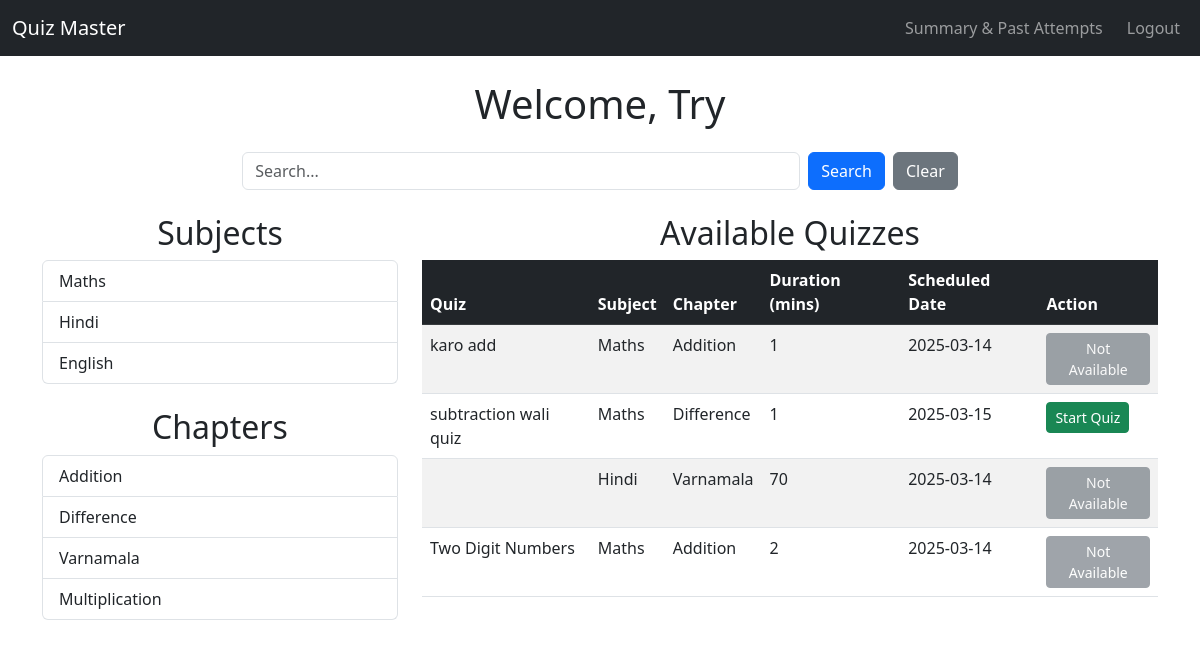
The app's page /user_dashboard (signed in), older data.
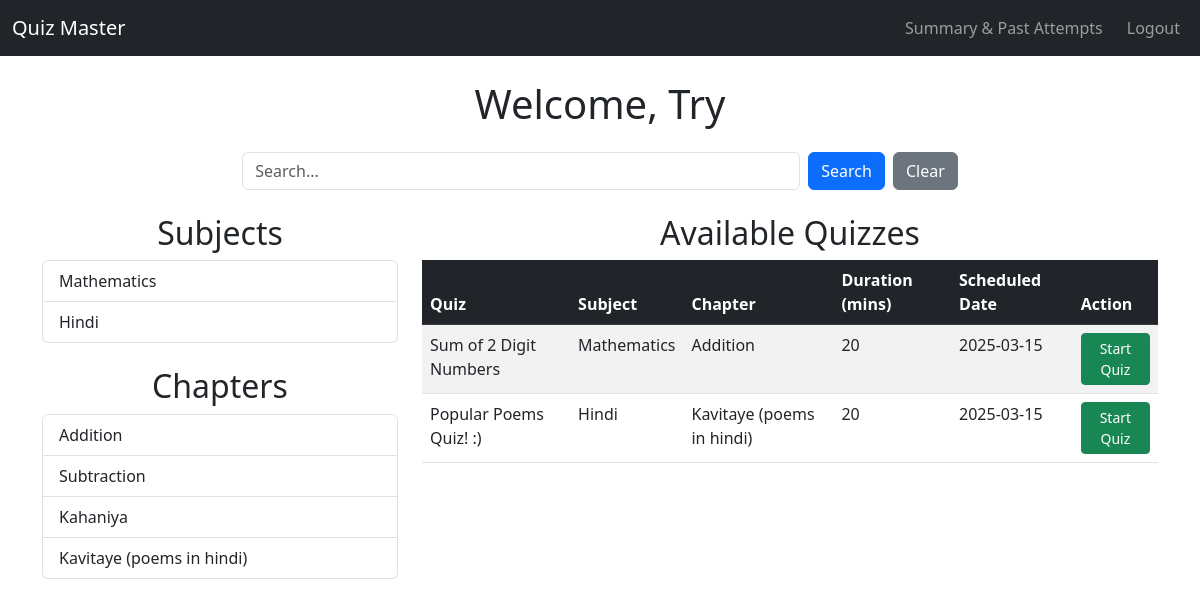
The same page, newer data.
### models/models.py (models this page shows, shortened)
class User(db.Model):
    id = db.Column(db.Integer, primary_key=True)
    username = db.Column(db.String(100), unique=True, nullable=False)
    password = db.Column(db.String(255), nullable=False)
    full_name = db.Column(db.String(200), nullable=False)
    qualification = db.Column(db.String(200))
    dob = db.Column(db.Date, nullable=False)
    scores = db.relationship('QuizScore', backref='user', lazy=True)

class Subject(db.Model):
    id = db.Column(db.Integer, primary_key=True)
    name = db.Column(db.String(100), unique=True, nullable=False)
    description = db.Column(db.Text, nullable=False)
    chapters = db.relationship('Chapter', backref='subject', lazy=True, cascade="all, delete-orphan")

class Chapter(db.Model):
    id = db.Column(db.Integer, primary_key=True)
    name = db.Column(db.String(100),  unique=True, nullable=False)
    subject_id = db.Column(db.Integer, db.ForeignKey('subject.id', ondelete='CASCADE'), nullable=False)
    quizzes = db.relationship('Quiz', backref='chapter', lazy=True, cascade="all, delete-orphan")

class Quiz(db.Model):
    id = db.Column(db.Integer, primary_key=True)
    chapter_id = db.Column(db.Integer, db.ForeignKey('chapter.id', ondelete='CASCADE'), nullable=False)
    date_of_quiz = db.Column(db.Date, nullable=False)
    time_duration = db.Column(db.Integer, nullable=False)  # Store duration in minutes
    remarks = db.Column(db.Text, unique=True, nullable=False)
    questions = db.relationship('Question', backref='quiz', lazy=True, cascade="all, delete-orphan")
    quiz_scores = db.relationship('QuizScore', backref='quiz', cascade="all, delete-orphan")
    user_responses = db.relationship('UserResponse', backref='quiz', cascade="all, delete-orphan")

### app.py (the view)
@app.route('/user_dashboard')
def user_dashboard():
    if 'user_id' not in session:
        return redirect(url_for('login'))  # Redirect if user is not logged in
    user = User.query.get(session['user_id'])  # Fetch the logged-in user
    if not user:
        return redirect(url_for('login'))  # Safety check: user must exist
    current_date = datetime.today().date()
    search_query = request.args.get('search_query', '').strip()
    if search_query:
        subjects = Subject.query.filter(Subject.name.ilike(f"%{search_query}%")).all()
        chapters = Chapter.query.filter(Chapter.name.ilike(f"%{search_query}%")).all()
        quizzes = Quiz.query.filter(Quiz.remarks.ilike(f"%{search_query}%")).all()
    else:
        subjects = Subject.query.all()
        chapters = Chapter.query.all()
        quizzes = Quiz.query.all()
    show_subjects = bool(subjects)
    show_chapters = bool(chapters)
    show_quizzes = bool(quizzes)
    return render_template('user_dashboard.html', user=user, chapters=chapters, subjects=subjects, quizzes=quizzes, show_subjects=show_subjects, show_chapters=show_chapters, show_quizzes=show_quizzes, current_date=current_date)

### templates/user_dashboard.html (shortened to what this page needs)
<!DOCTYPE html>
<html lang="en">
<head>
    <link href="https://cdn.jsdelivr.net/npm/bootstrap@5.3.0/dist/css/bootstrap.min.css" rel="stylesheet">
</head>
<body>
    <nav class="navbar navbar-expand-lg navbar-dark bg-dark">
        <div class="container-fluid">
            <a class="navbar-brand" href="#">Quiz Master</a>
            <div class="collapse navbar-collapse">
                <ul class="navbar-nav ms-auto">
                    <li class="nav-item">
                        <a class="nav-link btn btn-outline-info me-2" href="{{ url_for('quiz_summary') }}">Summary & Past Attempts</a>
                    </li>
                    <li class="nav-item">
                        <a class="nav-link btn btn-outline-danger" href="{{ url_for('auth.logout') }}">Logout</a>
                    </li>
                </ul>
            </div>
        </div>
    </nav>
    <div class="container mt-4">
        <h1 class="text-center">Welcome, {{ user.full_name }}</h1>
        <form method="GET" action="{{ url_for('user_dashboard') }}" class="d-flex justify-content-center my-4">
            <input type="text" name="search_query" class="form-control w-50 me-2" placeholder="Search..." value="{{ search_query }}">
            <button type="submit" class="btn btn-primary">Search</button>
            <a href="{{ url_for('user_dashboard') }}" class="btn btn-secondary ms-2">Clear</a>
        </form>
        <div class="row">
            <div class="col-md-4">
                <div class="mb-4">
                    <h2 class="text-center">Subjects</h2>
                    {% if show_subjects %}
                    <ul class="list-group">
                        {% for subject in subjects %}
                            <li class="list-group-item">{{ subject.name }}</li>
                        {% endfor %}
                    </ul>
                    {% else %}
                    <p class="text-muted text-center">No subjects found.</p>
                    {% endif %}
                </div>
                <div>
                    <h2 class="text-center">Chapters</h2>
                    {% if show_chapters %}
                    <ul class="list-group">
                        {% for chapter in chapters %}
                            <li class="list-group-item">{{ chapter.name }}</li>
                        {% endfor %}
                    </ul>
                    {% else %}
                    <p class="text-muted text-center">No chapters found.</p>
                    {% endif %}
                </div>
            </div>
            <div class="col-md-8">
                <h2 class="text-center">Available Quizzes</h2>
                {% if show_quizzes %}
                <div class="table-responsive">
                    <table class="table table-striped table-hover">
                        <thead class="table-dark">
                            <tr>
                                <th>Quiz</th>
                                <th>Subject</th>
                                <th>Chapter</th>
                                <th>Duration (mins)</th>
                                <th>Scheduled Date</th>
                                <th>Action</th>
                            </tr>
                        </thead>
                        <tbody>
                            {% for quiz in quizzes %}
                            <tr>
                                <td>{{ quiz.remarks }}</td>
                                <td>{{ quiz.chapter.subject.name }}</td>
                                <td>{{ quiz.chapter.name }}</td>
                                <td>{{ quiz.time_duration }}</td>
                                <td>{{ quiz.date_of_quiz.strftime('%Y-%m-%d') }}</td>
                                <td>
                                    {% if quiz.date_of_quiz == current_date %}
                                        <a href="{{ url_for('attempt_quiz', quiz_id=quiz.id) }}" class="btn btn-success btn-sm">Start Quiz</a>
                                    {% else %}
                                        <span class="btn btn-secondary btn-sm disabled">Not Available</span>
                                    {% endif %}
                                </td>
                            </tr>
                            {% endfor %}
                        </tbody>
                    </table>
                </div>
                {% else %}
                <p class="text-muted text-center">No quizzes found.</p>
                {% endif %}
            </div>
        </div>
    </div>
</body>
</html>

Row changes from the older to the newer data that the page shows:
removed Subject: name "English"
removed Chapter: name "Varnamala"
removed Quiz: chapter.subject.name "Hindi", chapter.name "Varnamala", time_duration "70", date_of_quiz "2025-03-14", shows "Not Available"
removed Quiz: remarks "Two Digit Numbers", chapter.subject.name "Maths", chapter.name "Addition", time_duration "2", date_of_quiz "2025-03-14", shows "Not Available"
changed Subject: name "Maths" → "Mathematics"
changed Chapter: name "Difference" → "Subtraction"
changed Chapter: name "Multiplication" → "Kahaniya"
added Chapter: name "Kavitaye (poems in hindi)"
changed Quiz "Addition": remarks "karo add" → "Sum of 2 Digit Numbers"; chapter.subject.name "Maths" → "Mathematics"; time_duration "1" → "20"; date_of_quiz "2025-03-14" → "2025-03-15"; date_of_quiz "Not Available" → "Start Quiz"
changed Quiz: remarks "subtraction wali quiz" → "Popular Poems Quiz! :)"; chapter.subject.name "Maths" → "Hindi"; chapter.name "Difference" → "Kavitaye (poems in hindi)"; time_duration "1" → "20"
